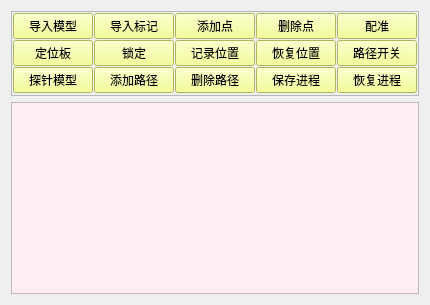
            <widget class="QWidget" name="tab">
             <attribute name="title">
              <string>控制</string>
             </attribute>
             <layout class="QVBoxLayout" name="verticalLayout_7">
              <item>
               <widget class="QFrame" name="frame_6">
                <property name="frameShape">
                 <enum>QFrame::StyledPanel</enum>
                </property>
                <property name="frameShadow">
                 <enum>QFrame::Raised</enum>
                </property>
                <layout class="QGridLayout" name="gridLayout">
                 <property name="leftMargin">
                  <number>1</number>
                 </property>
                 <property name="topMargin">
                  <number>1</number>
                 </property>
                 <property name="rightMargin">
                  <number>1</number>
                 </property>
                 <property name="bottomMargin">
                  <number>2</number>
                 </property>
                 <property name="spacing">
                  <number>1</number>
                 </property>
                 <item row="0" column="0">
                  <widget class="QPushButton" name="downSkin">
                   <property name="sizePolicy">
                    <sizepolicy hsizetype="Expanding" vsizetype="Expanding">
                     <horstretch>0</horstretch>
                     <verstretch>0</verstretch>
                    </sizepolicy>
                   </property>
                   <property name="minimumSize">
                    <size>
                     <width>0</width>
                     <height>0</height>
                    </size>
                   </property>
                   <property name="toolTip">
                    <string>&lt;html&gt;&lt;head/&gt;&lt;body&gt;&lt;p&gt;将模型skin.obj从电脑导入到Hololens&lt;/p&gt;&lt;/body&gt;&lt;/html&gt;</string>
                   </property>
                   <property name="styleSheet">
                    <string notr="true">background-color: rgb(242, 255, 123);</string>
                   </property>
                   <property name="text">
                    <string>导入模型</string>
                   </property>
                  </widget>
                 </item>
                 <item row="0" column="1">
                  <widget class="QPushButton" name="downMark">
                   <property name="sizePolicy">
                    <sizepolicy hsizetype="Expanding" vsizetype="Expanding">
                     <horstretch>0</horstretch>
                     <verstretch>0</verstretch>
                    </sizepolicy>
                   </property>
                   <property name="minimumSize">
                    <size>
                     <width>0</width>
                     <height>0</height>
                    </size>
                   </property>
                   <property name="toolTip">
                    <string>&lt;html&gt;&lt;head/&gt;&lt;body&gt;&lt;p&gt;将标记点模型mark.obj从电脑导入到Hololens&lt;/p&gt;&lt;/body&gt;&lt;/html&gt;</string>
                   </property>
                   <property name="styleSheet">
                    <string notr="true">background-color: rgb(242, 255, 123);</string>
                   </property>
                   <property name="text">
                    <string>导入标记</string>
                   </property>
                  </widget>
                 </item>
                 <item row="0" column="2">
                  <widget class="QPushButton" name="addMark">
                   <property name="sizePolicy">
                    <sizepolicy hsizetype="Expanding" vsizetype="Expanding">
                     <horstretch>0</horstretch>
                     <verstretch>0</verstretch>
                    </sizepolicy>
                   </property>
                   <property name="minimumSize">
                    <size>
                     <width>0</width>
                     <height>0</height>
                    </size>
                   </property>
                   <property name="toolTip">
                    <string>&lt;html&gt;&lt;head/&gt;&lt;body&gt;&lt;p&gt;在当前探针所在的位置放置一个点&lt;/p&gt;&lt;/body&gt;&lt;/html&gt;</string>
                   </property>
                   <property name="styleSheet">
                    <string notr="true">background-color: rgb(242, 255, 123);</string>
                   </property>
                   <property name="text">
                    <string>添加点</string>
                   </property>
                  </widget>
                 </item>
                 <item row="0" column="3">
                  <widget class="QPushButton" name="delMark">
                   <property name="sizePolicy">
                    <sizepolicy hsizetype="Expanding" vsizetype="Expanding">
                     <horstretch>0</horstretch>
                     <verstretch>0</verstretch>
                    </sizepolicy>
                   </property>
                   <property name="minimumSize">
                    <size>
                     <width>0</width>
                     <height>0</height>
                    </size>
                   </property>
                   <property name="toolTip">
                    <string>&lt;html&gt;&lt;head/&gt;&lt;body&gt;&lt;p&gt;删除放置的最后一个点&lt;/p&gt;&lt;/body&gt;&lt;/html&gt;</string>
                   </property>
                   <property name="styleSheet">
                    <string notr="true">background-color: rgb(242, 255, 123);</string>
                   </property>
                   <property name="text">
                    <string>删除点</string>
                   </property>
                  </widget>
                 </item>
                 <item row="0" column="4">
                  <widget class="QPushButton" name="autoRig">
                   <property name="sizePolicy">
                    <sizepolicy hsizetype="Expanding" vsizetype="Expanding">
                     <horstretch>0</horstretch>
                     <verstretch>0</verstretch>
                    </sizepolicy>
                   </property>
                   <property name="minimumSize">
                    <size>
                     <width>0</width>
                     <height>0</height>
                    </size>
                   </property>
                   <property name="styleSheet">
                    <string notr="true">background-color: rgb(242, 255, 123);</string>
                   </property>
                   <property name="text">
                    <string>配准</string>
                   </property>
                  </widget>
                 </item>
                 <item row="1" column="0">
                  <widget class="QPushButton" name="locaBoard">
                   <property name="sizePolicy">
                    <sizepolicy hsizetype="Expanding" vsizetype="Expanding">
                     <horstretch>0</horstretch>
                     <verstretch>0</verstretch>
                    </sizepolicy>
                   </property>
                   <property name="minimumSize">
                    <size>
                     <width>0</width>
                     <height>0</height>
                    </size>
                   </property>
                   <property name="styleSheet">
                    <string notr="true">background-color: rgb(242, 255, 123);</string>
                   </property>
                   <property name="text">
                    <string>定位板</string>
                   </property>
                   <property name="checkable">
                    <bool>true</bool>
                   </property>
                  </widget>
                 </item>
                 <item row="1" column="1">
                  <widget class="QPushButton" name="controlMove">
                   <property name="sizePolicy">
                    <sizepolicy hsizetype="Expanding" vsizetype="Expanding">
                     <horstretch>0</horstretch>
                     <verstretch>0</verstretch>
                    </sizepolicy>
                   </property>
                   <property name="minimumSize">
                    <size>
                     <width>0</width>
                     <height>0</height>
                    </size>
                   </property>
                   <property name="toolTip">
                    <string>&lt;html&gt;&lt;head/&gt;&lt;body&gt;&lt;p&gt;锁定当前模型所在位置，无法通过手势移动&lt;/p&gt;&lt;/body&gt;&lt;/html&gt;</string>
                   </property>
                   <property name="styleSheet">
                    <string notr="true">background-color: rgb(242, 255, 123);</string>
                   </property>
                   <property name="text">
                    <string>锁定</string>
                   </property>
                  </widget>
                 </item>
                 <item row="1" column="2">
                  <widget class="QPushButton" name="recordPos">
                   <property name="sizePolicy">
                    <sizepolicy hsizetype="Expanding" vsizetype="Expanding">
                     <horstretch>0</horstretch>
                     <verstretch>0</verstretch>
                    </sizepolicy>
                   </property>
                   <property name="minimumSize">
                    <size>
                     <width>0</width>
                     <height>0</height>
                    </size>
                   </property>
                   <property name="styleSheet">
                    <string notr="true">background-color: rgb(242, 255, 123);</string>
                   </property>
                   <property name="text">
                    <string>记录位置</string>
                   </property>
                  </widget>
                 </item>
                 <item row="1" column="3">
                  <widget class="QPushButton" name="resetPos">
                   <property name="sizePolicy">
                    <sizepolicy hsizetype="Expanding" vsizetype="Expanding">
                     <horstretch>0</horstretch>
                     <verstretch>0</verstretch>
                    </sizepolicy>
                   </property>
                   <property name="minimumSize">
                    <size>
                     <width>0</width>
                     <height>0</height>
                    </size>
                   </property>
                   <property name="styleSheet">
                    <string notr="true">background-color: rgb(242, 255, 123);</string>
                   </property>
                   <property name="text">
                    <string>恢复位置</string>
                   </property>
                  </widget>
                 </item>
                 <item row="1" column="4">
                  <widget class="QPushButton" name="virtualPath">
                   <property name="sizePolicy">
                    <sizepolicy hsizetype="Expanding" vsizetype="Expanding">
                     <horstretch>0</horstretch>
                     <verstretch>0</verstretch>
                    </sizepolicy>
                   </property>
                   <property name="minimumSize">
                    <size>
                     <width>0</width>
                     <height>0</height>
                    </size>
                   </property>
                   <property name="styleSheet">
                    <string notr="true">background-color: rgb(242, 255, 123);</string>
                   </property>
                   <property name="text">
                    <string>路径开关</string>
                   </property>
                   <property name="checkable">
                    <bool>true</bool>
                   </property>
                  </widget>
                 </item>
                 <item row="2" column="0">
                  <widget class="QPushButton" name="probeModel">
                   <property name="sizePolicy">
                    <sizepolicy hsizetype="Expanding" vsizetype="Expanding">
                     <horstretch>0</horstretch>
                     <verstretch>0</verstretch>
                    </sizepolicy>
                   </property>
                   <property name="minimumSize">
                    <size>
                     <width>0</width>
                     <height>0</height>
                    </size>
                   </property>
                   <property name="styleSheet">
                    <string notr="true">background-color: rgb(242, 255, 123);</string>
                   </property>
                   <property name="text">
                    <string>探针模型</string>
                   </property>
                   <property name="checkable">
                    <bool>true</bool>
                   </property>
                  </widget>
                 </item>
                 <item row="2" column="1">
                  <widget class="QPushButton" name="addPath">
                   <property name="sizePolicy">
                    <sizepolicy hsizetype="Expanding" vsizetype="Expanding">
                     <horstretch>0</horstretch>
                     <verstretch>0</verstretch>
                    </sizepolicy>
                   </property>
                   <property name="minimumSize">
                    <size>
                     <width>0</width>
                     <height>0</height>
                    </size>
                   </property>
                   <property name="styleSheet">
                    <string notr="true">background-color: rgb(242, 255, 123);</string>
                   </property>
                   <property name="text">
                    <string>添加路径</string>
                   </property>
                  </widget>
                 </item>
                 <item row="2" column="2">
                  <widget class="QPushButton" name="delPath">
                   <property name="sizePolicy">
                    <sizepolicy hsizetype="Expanding" vsizetype="Expanding">
                     <horstretch>0</horstretch>
                     <verstretch>0</verstretch>
                    </sizepolicy>
                   </property>
                   <property name="minimumSize">
                    <size>
                     <width>0</width>
                     <height>0</height>
                    </size>
                   </property>
                   <property name="styleSheet">
                    <string notr="true">background-color: rgb(242, 255, 123);</string>
                   </property>
                   <property name="text">
                    <string>删除路径</string>
                   </property>
                  </widget>
                 </item>
                 <item row="2" column="3">
                  <widget class="QPushButton" name="saveProc">
                   <property name="sizePolicy">
                    <sizepolicy hsizetype="Expanding" vsizetype="Expanding">
                     <horstretch>0</horstretch>
                     <verstretch>0</verstretch>
                    </sizepolicy>
                   </property>
                   <property name="minimumSize">
                    <size>
                     <width>0</width>
                     <height>0</height>
                    </size>
                   </property>
                   <property name="styleSheet">
                    <string notr="true">background-color: rgb(242, 255, 123);</string>
                   </property>
                   <property name="text">
                    <string>保存进程</string>
                   </property>
                  </widget>
                 </item>
                 <item row="2" column="4">
                  <widget class="QPushButton" name="resetProc">
                   <property name="sizePolicy">
                    <sizepolicy hsizetype="Expanding" vsizetype="Expanding">
                     <horstretch>0</horstretch>
                     <verstretch>0</verstretch>
                    </sizepolicy>
                   </property>
                   <property name="minimumSize">
                    <size>
                     <width>0</width>
                     <height>0</height>
                    </size>
                   </property>
                   <property name="styleSheet">
                    <string notr="true">background-color: rgb(242, 255, 123);</string>
                   </property>
                   <property name="text">
                    <string>恢复进程</string>
                   </property>
                  </widget>
                 </item>
                </layout>
               </widget>
              </item>
              <item>
               <widget class="QTableWidget" name="modelTable">
                <property name="minimumSize">
                 <size>
                  <width>0</width>
                  <height>0</height>
                 </size>
                </property>
                <property name="cursor" stdset="0">
                 <cursorShape>ArrowCursor</cursorShape>
                </property>
                <property name="focusPolicy">
                 <enum>Qt::ClickFocus</enum>
                </property>
                <property name="styleSheet">
                 <string notr="true">background-color: rgb(255, 238, 241);
font: 9pt &quot;Times New Roman&quot;;</string>
                </property>
                <property name="dragDropOverwriteMode">
                 <bool>false</bool>
                </property>
                <property name="selectionMode">
                 <enum>QAbstractItemView::NoSelection</enum>
                </property>
               </widget>
              </item>
             </layout>
            </widget>
